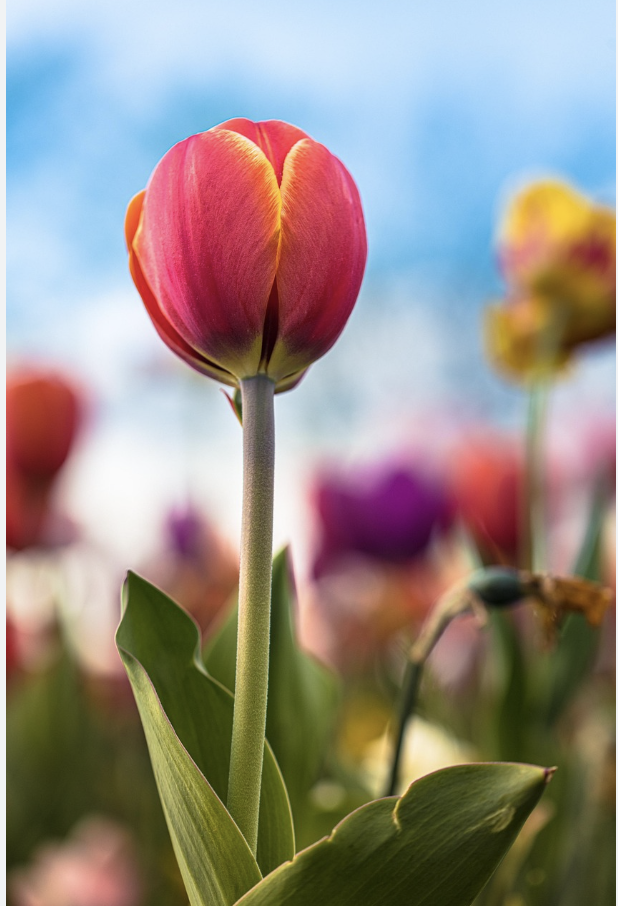
#> input picture images/tulip.png, 618 x 906 px, found by its file name
$ python 'Histogram_equalization(HW7).py'
#> lines starting #> are read from the running program, lines starting #| are printed output that depends on the picture
import cv2
import numpy as np
import matplotlib.pyplot as plt

# --------------------------
# Histogram Equalization Function
# --------------------------
def hist_equalization(img):
    # Flatten image into 1D array
    hist, bins = np.histogram(img.flatten(), 256, [0,256])

    # Normalize histogram (probability distribution)
    pdf = hist / hist.sum()

    # Compute cumulative distribution function (CDF)
    cdf = pdf.cumsum()
    #The CDF represents the cumulative sum of probabilities of gray levels up to a certain intensity value.
    # Normalize CDF to 0–255
    cdf_normalized = np.round(cdf * 255).astype(np.uint8)

    # Map original pixels to equalized values
    equalized_img = cdf_normalized[img]

    return equalized_img

# --------------------------
# Load Image
# --------------------------
img = cv2.imread("/Users/akhi/Desktop/DIP/images/tulip.png", cv2.IMREAD_GRAYSCALE)
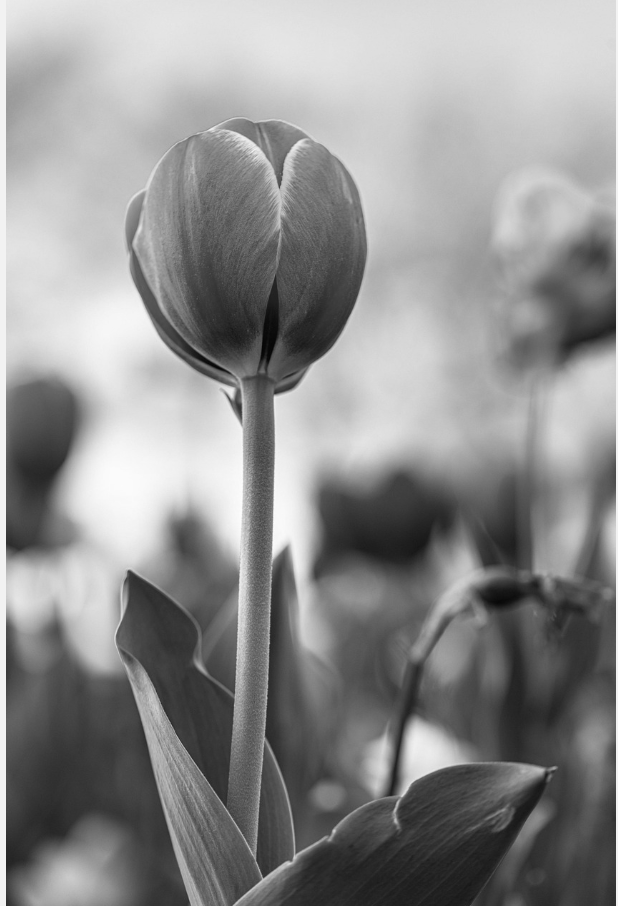
#> img: shape (906, 618); min 5, max 253, mean 142.2

# Apply own histogram equalization
my_equalized = hist_equalization(img)
#> in hist_equalization, `hist, bins = np.histogram(img.flatten(), 256, [0,256])`: hist = 256 values, max 8337 at index 242, min 0 at index 0, mean 2187.1; bins = 257 values from 0 to 256
#> in hist_equalization, `pdf = hist / hist.sum()`: pdf = 256 values, max 0.0149 at index 242, min 0 at index 0, mean 0.00391
#> in hist_equalization, `cdf = pdf.cumsum()`: cdf = 256 values from 0 to 1
#> in hist_equalization, `cdf_normalized = np.round(cdf * 255).astype(np.uint8)`: cdf_normalized = 256 values from 0 to 255
#> in hist_equalization, `equalized_img = cdf_normalized[img]`:
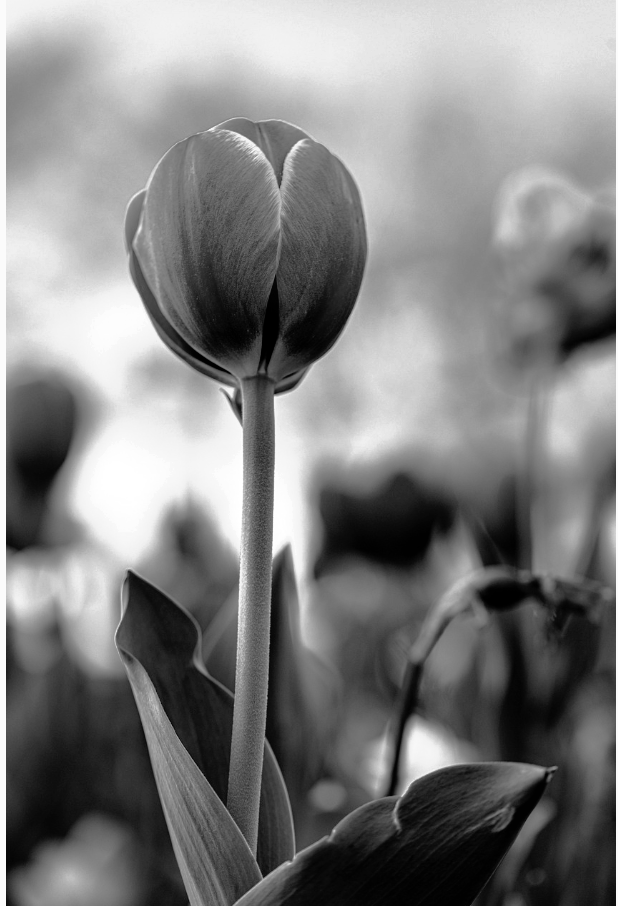
#> equalized_img: shape (906, 618); min 0, max 255, mean 128.2

# For comparison (OpenCV built-in, optional to check)
opencv_equalized = cv2.equalizeHist(img)

# --------------------------
# Plot Results
# --------------------------
plt.figure(figsize=(12, 8))

plt.subplot(2, 3, 1)
plt.imshow(img, cmap='gray')
plt.title("Original Image")
plt.axis("off")

plt.subplot(2, 3, 2)
plt.imshow(my_equalized, cmap='gray')
plt.title("My Equalized Image")
plt.axis("off")

plt.subplot(2, 3, 3)
plt.imshow(opencv_equalized, cmap='gray')
plt.title("OpenCV Equalized Image")
plt.axis("off")

# Histograms
plt.subplot(2, 3, 4)
plt.hist(img.flatten(), bins=256, color='black')
plt.title("Original Histogram")

plt.subplot(2, 3, 5)
plt.hist(my_equalized.flatten(), bins=256, color='black')
plt.title("My Equalized Histogram")

plt.subplot(2, 3, 6)
plt.hist(opencv_equalized.flatten(), bins=256, color='black')
plt.title("OpenCV Equalized Histogram")

plt.tight_layout()
plt.show()
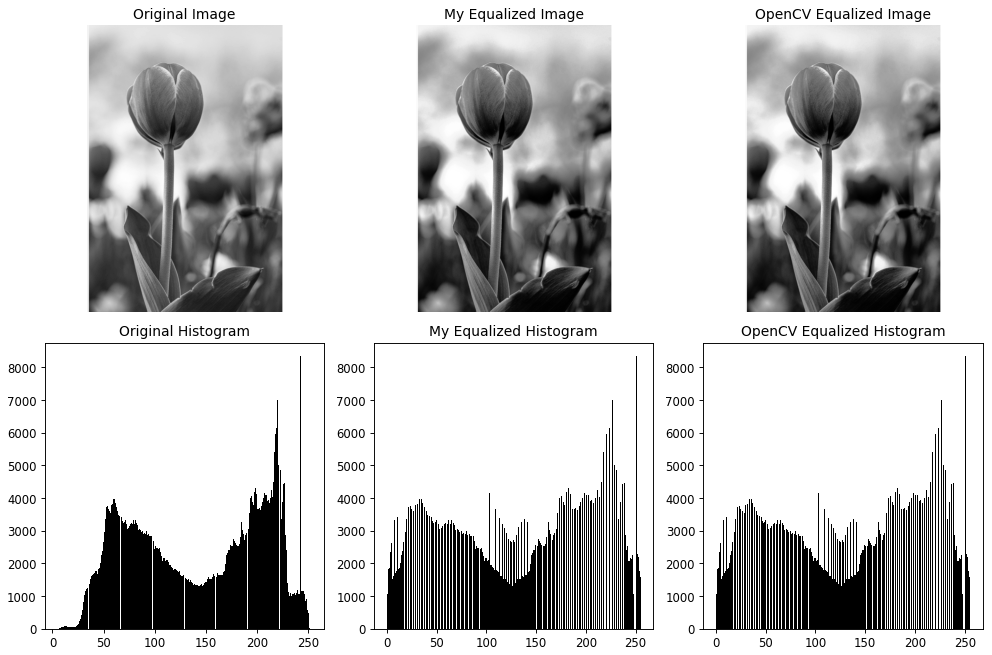
#> figure drawn by matplotlib, 6 panels; panel 4: tallest bar 8337 high, from x = 241.4 to 242.3; panel 5: tallest bar 8337 high, from x = 250 to 251; panel 6: tallest bar 8337 high, from x = 250 to 251

$ run again, with images/HVD.png copied over images/tulip.png
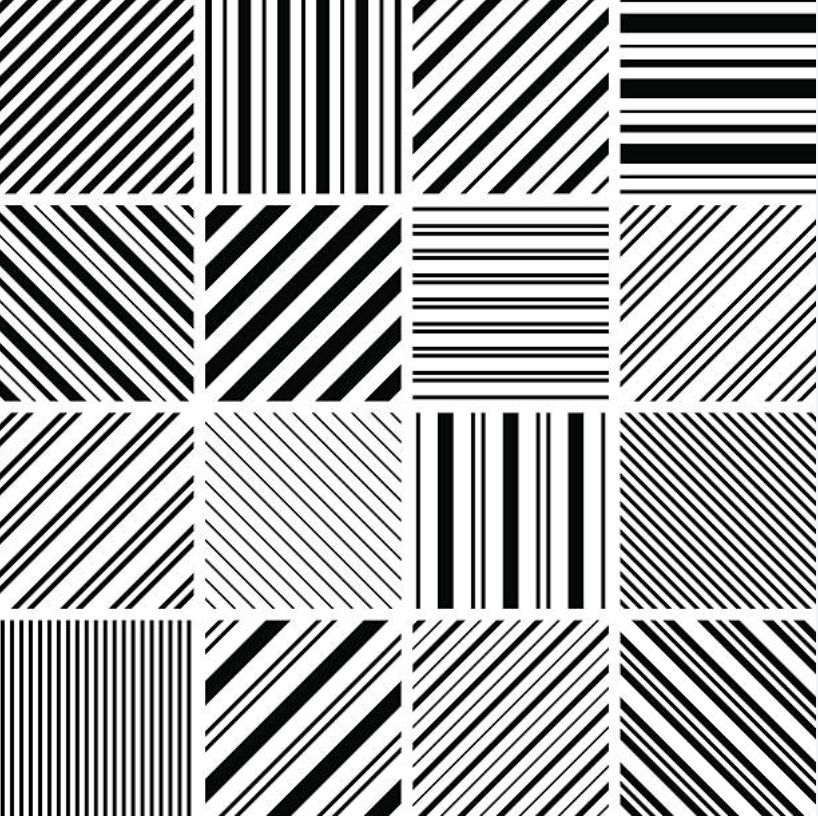
#> input picture images/HVD.png, 818 x 820 px, found by its file name
#> hist = 256 values, max 139502 at index 255, min 1 at index 175, mean 2620.2; bins = 257 values from 0 to 256
#> pdf = 256 values, max 0.208 at index 255, min 1.49e-06 at index 175, mean 0.00391
#> cdf = 256 values from 0.0211 to 1
#> cdf_normalized = 256 values from 5 to 255
#> in hist_equalization, `equalized_img = cdf_normalized[img]`:
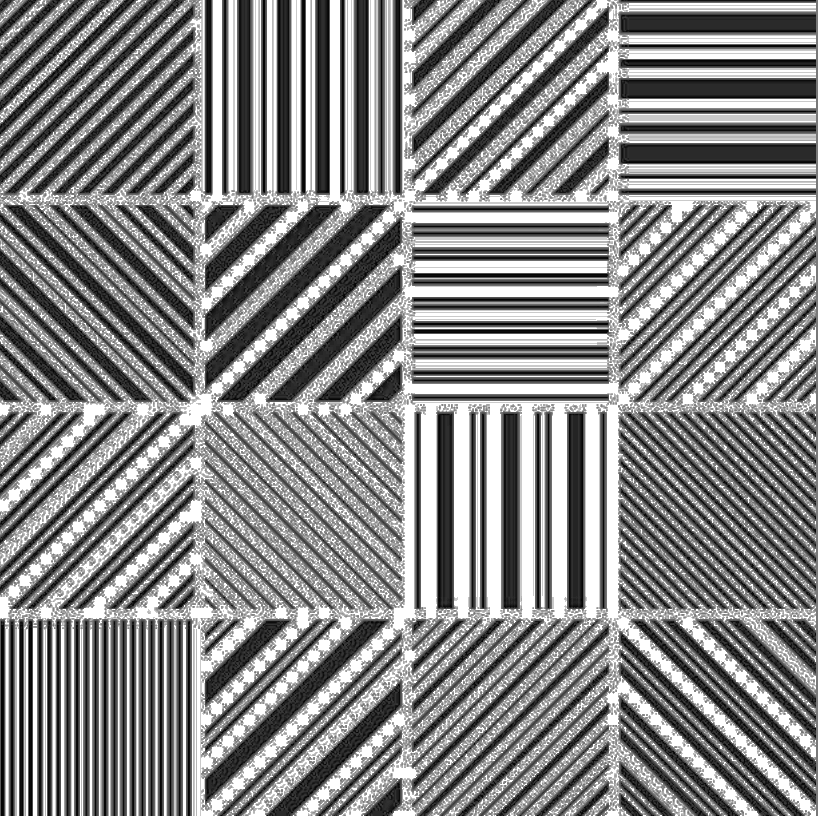
#> equalized_img: shape (820, 818); min 5, max 255, mean 135.3

$ run again, with images/flower.png copied over images/tulip.png
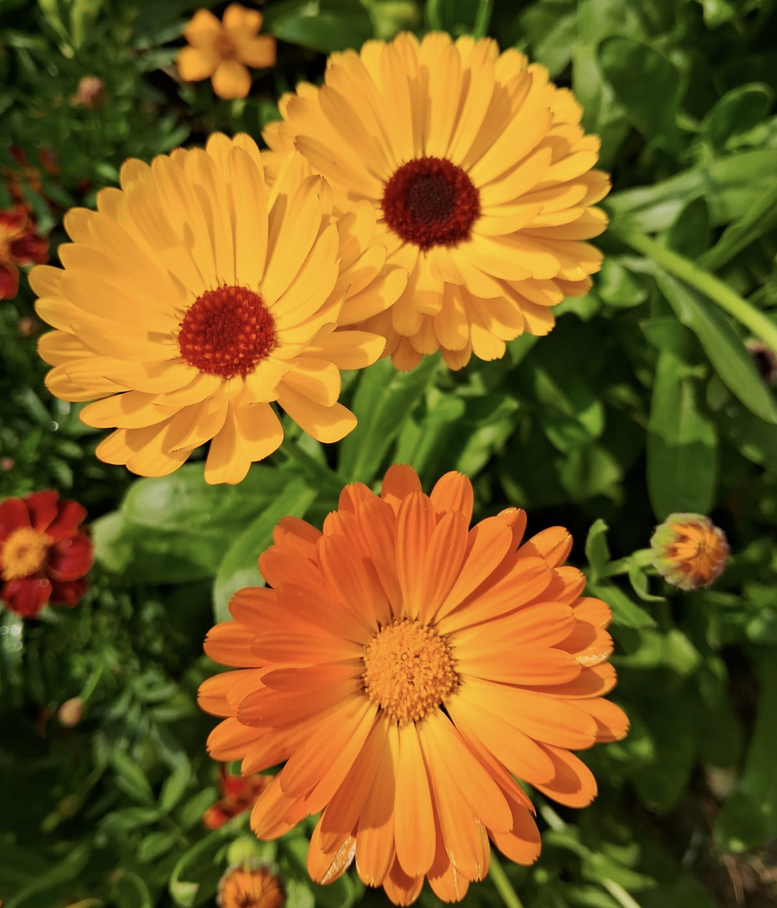
#> input picture images/flower.png, 777 x 908 px, shrunk from 1112 x 1300 before the run, found by its file name
#> `img = cv2.imread("/Users/akhi/Desktop/DIP/images/tulip.png", cv2.IMREA..`:
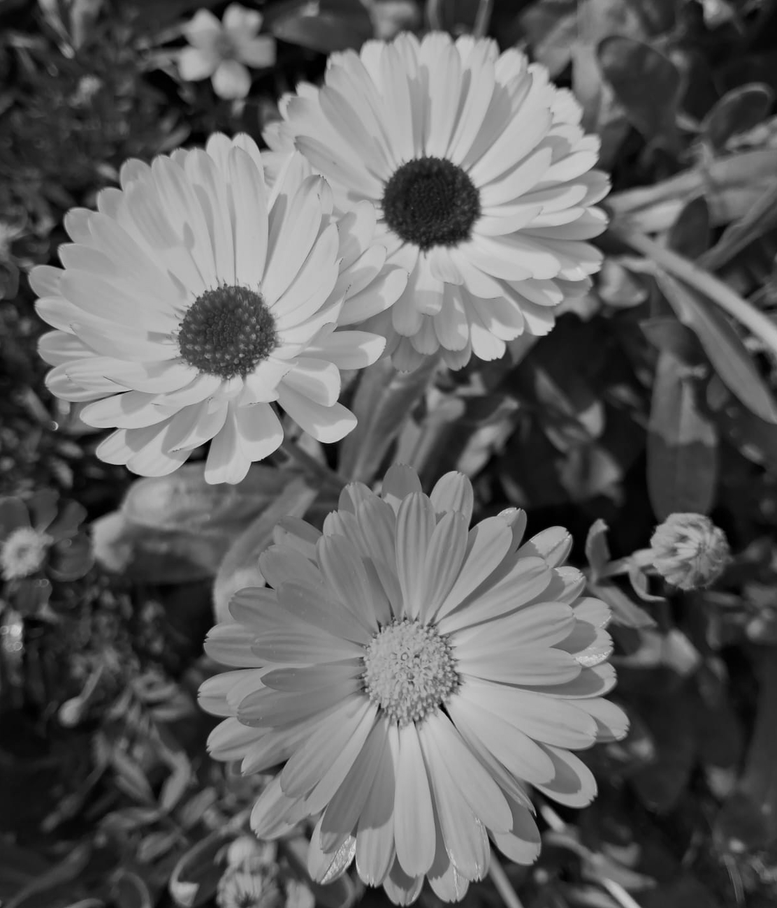
#> img: shape (908, 777); min 0, max 215, mean 97.1
#> hist = 256 values, max 6655 at index 42, min 0 at index 210, mean 2755.9; bins = 257 values from 0 to 256
#> pdf = 256 values, max 0.00943 at index 42, min 0 at index 210, mean 0.00391
#> cdf = 256 values from 0.000724 to 1
#> cdf_normalized = 256 values from 0 to 255
#> in hist_equalization, `equalized_img = cdf_normalized[img]`:
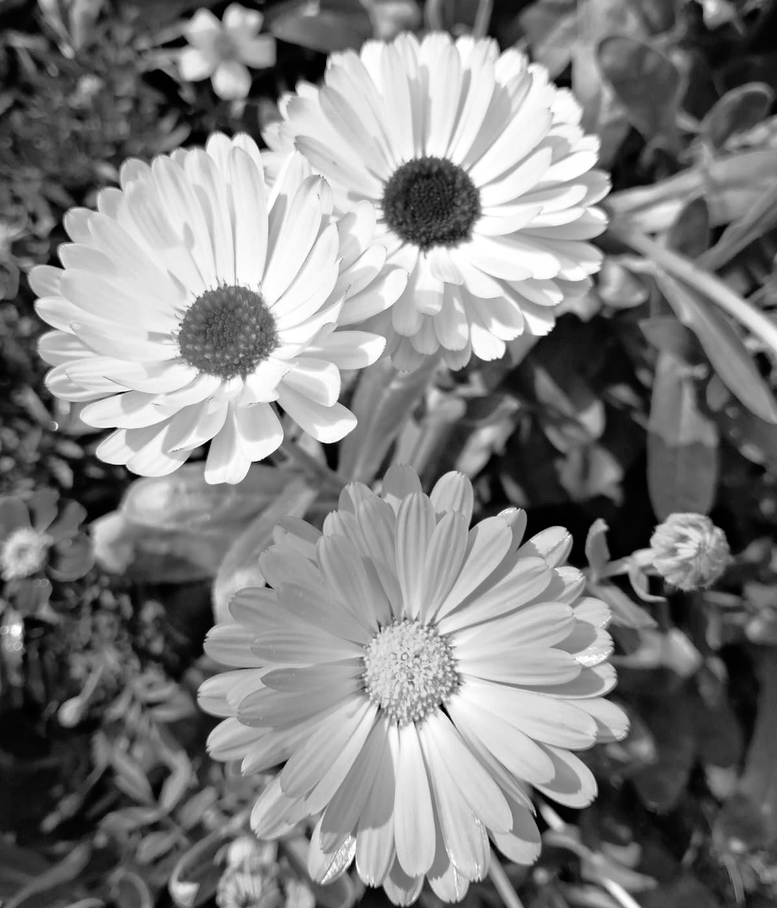
#> equalized_img: shape (908, 777); min 0, max 255, mean 128.2
